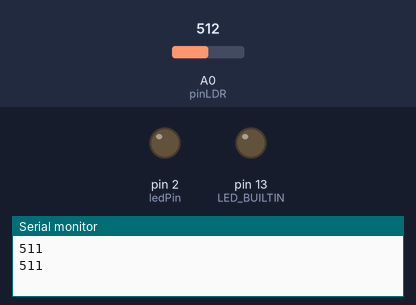
Recording of a sketch running on a simulated Arduino Uno, built with avr-gcc and run on an emulated ATmega328P. Shown: output pins drawn as LEDs (lit = HIGH), the last lines printed to the serial monitor. The test bench sets the inputs (shaded band); at power-on: A0 (pinLDR) = 512.

Above: at 2.3 s.
2.4 s: A0 (pinLDR) set to 858
4.7 s: A0 (pinLDR) set to 890
At 7.0 s:
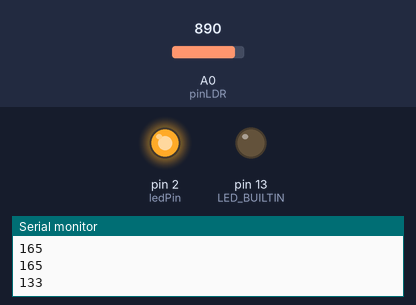
8.0 s: A0 (pinLDR) set to 716
At 10.5 s:
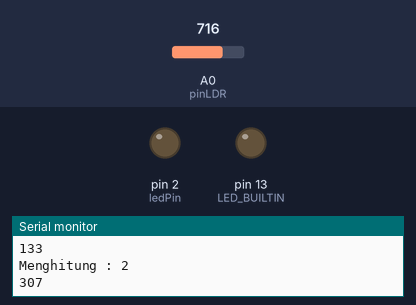
11.0 s: A0 (pinLDR) set to 900
At 12.8 s:
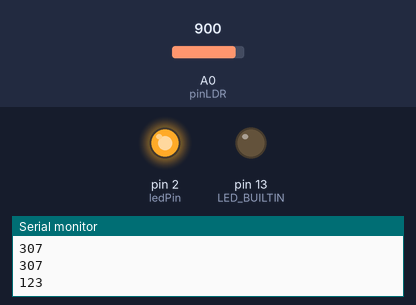
Timing chart, 0 to 14.3 s (numbered marks = the images above; inputs shaded):
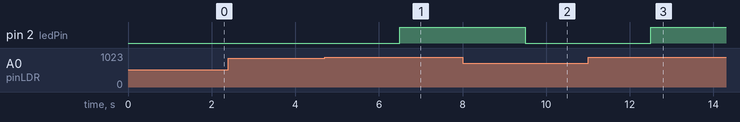

The sketch:

Smart_Lamp.ino
```cpp
#include "LowPower.h"

int ledPin = 2;
int pinLDR = A0;
int LDRValue = 0;
int batasCahaya = 150;
int timer = 0;

void setup() {
  Serial.begin(9600);
  pinMode(LED_BUILTIN, OUTPUT);
  pinMode(ledPin, OUTPUT);
  pinMode(pinLDR, INPUT);
}

void loop() {
  LDRValue = analogRead(pinLDR);
  LDRValue = map(LDRValue,0,1023,1023,0);
  Serial.println(LDRValue);
  delay(500);

  if(LDRValue < batasCahaya){ /*Gelap*/
    digitalWrite(ledPin, HIGH);
    if(timer<30){
      delay(1000);
      timer++;
      Serial.println("Menghitung : " + String(timer));
    }else{
      LowPower.powerDown(SLEEP_8S, ADC_OFF, BOD_OFF);
      Serial.println("Sudah 30 detik..");
    }
  }else{ /*Terang*/
    digitalWrite(ledPin, LOW);
    timer = 0;
    delay(1000);
  }
}
```

Measured:
- the behaviour switches between 873 and 874 on A0 (pinLDR) (found by bisection; images 0 and 1)
- after the input at 4.7 s, pin 2 (ledPin): LOW → HIGH after 1.8 s
- after the input at 8.0 s, pin 2 (ledPin): HIGH → LOW after 1.5 s
- after the input at 11.0 s, pin 2 (ledPin): LOW → HIGH after 1.5 s
